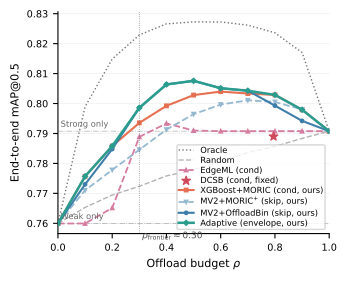

Source code (Python):
"""map_vs_rho.pdf: end-to-end mAP@0.5 vs offload budget rho on PASCAL VOC.

Source: ../data/offloading_results.csv (sweep) and offloading_summary.csv (DCSB).
Adaptive envelope is the per-rho max of skipping (MobileNetV2 + OffloadBin)
and conditioned (XGBoost on MORIC).
Styling: shared figstyle kit via theme.py (colors by meaning, not hue).
"""
import os
import sys
from pathlib import Path

import numpy as np
import pandas as pd
import matplotlib.pyplot as plt

sys.path.insert(0, os.path.dirname(os.path.abspath(__file__)))
import theme as T  # noqa: E402

DATA = Path(__file__).resolve().parent.parent / "data"
df = pd.read_csv(DATA / "offloading_results.csv")
summary = pd.read_csv(DATA / "offloading_summary.csv")

SKIP = "pre|mobilenet_v2|OffloadBin|focal|online_ecdf_calibrated"
SKIP_M = "pre|mobilenet_v2|MORIC+-AP|online_ecdf_calibrated"
COND_X = "post|xgboost|MORIC-AP|online_ecdf_calibrated"
COND_E = "post|edgeml|MORIC-AP|wmse|native_threshold"
ORACLE = "oracle"
RANDOM = "random"


def curve(name):
    sub = df[df["estimator"] == name].sort_values("ratio")
    return sub["ratio"].to_numpy(), sub["mAP"].to_numpy()


rho_skip, map_skip = curve(SKIP)
rho_skim, map_skim = curve(SKIP_M)
rho_xg, map_xg = curve(COND_X)
rho_em, map_em = curve(COND_E)
rho_or, map_or = curve(ORACLE)
rho_rd, map_rd = curve(RANDOM)

# Adaptive envelope: per-rho max(skip, cond-best)
common = np.intersect1d(rho_skip, rho_xg)
env_skip = pd.Series(map_skip, index=rho_skip).reindex(common).to_numpy()
env_xg = pd.Series(map_xg, index=rho_xg).reindex(common).to_numpy()
map_adapt = np.maximum(env_skip, env_xg)
mask = common > 0.05
flips = np.where(np.diff(np.sign(env_skip[mask] - env_xg[mask])) > 0)[0]
rho_frontier = float(common[mask][flips[0] + 1]) if len(flips) else float("nan")
print("per-rho diff (skip - cond):",
      list(zip(common.tolist(), (env_skip - env_xg).round(4).tolist())))

dcsb_peak = float(summary[summary["estimator"].str.startswith("post|dcsb")]["peak_map"].iloc[0])
# DCSB is a fixed binary rule; its native operating point is recorded in the
# upstream threshold-results CSV (actual_ratio, mAP).
DCSB_RHO = 0.7948
DCSB_MAP = dcsb_peak  # 0.7890

WEAK = 0.7599458346862418
STRONG = 0.7907622758810510

fig, ax = plt.subplots(1, 1, figsize=(T.COL, T.COL * 0.8))

# references ------------------------------------------------------------------
ax.plot(rho_or, map_or, color=T.REF, lw=1.0, ls=":", label="Oracle")
ax.plot(rho_rd, map_rd, color=T.REF2, lw=1.0, ls="--", label="Random")
ax.axhline(WEAK, color=T.GUIDE, lw=0.6, ls="-.", alpha=0.6)
ax.text(0.01, WEAK + 0.0015, "Weak only", fontsize=6, color="0.4")
ax.axhline(STRONG, color=T.GUIDE, lw=0.6, ls="-.", alpha=0.6)
ax.text(0.01, STRONG + 0.0015, "Strong only", fontsize=6, color="0.4")

# baselines + our routings ----------------------------------------------------
ax.plot(rho_em, map_em, color=T.EDGEML, lw=1.3, ls="--",
        label="EdgeML (cond)", marker="^", ms=2.5)
ax.scatter([DCSB_RHO], [DCSB_MAP], color=T.DCSB, marker="*", s=40,
           zorder=6, label="DCSB (cond, fixed)")
ax.plot(rho_xg, map_xg, color=T.COND, lw=1.5,
        label="XGBoost+MORIC (cond, ours)", marker="s", ms=2.5)
ax.plot(rho_skim, map_skim, color=T.SKIM, lw=1.3, ls="--",
        label=r"MV2+MORIC$^{+}$ (skip, ours)", marker="v", ms=2.5)
ax.plot(rho_skip, map_skip, color=T.SKIP, lw=1.5,
        label="MV2+OffloadBin (skip, ours)", marker="o", ms=2.5)
ax.plot(common, map_adapt, color=T.ADAPT, lw=1.8,
        label="Adaptive (envelope, ours)", marker="D", ms=2.5, zorder=5)

if not np.isnan(rho_frontier):
    ax.axvline(rho_frontier, color="0.3", lw=0.6, ls=":", alpha=0.7)
    ax.text(rho_frontier + 0.01, WEAK - 0.005,
            rf"$\rho_{{\mathrm{{frontier}}}}{{\approx}}{rho_frontier:.2f}$",
            fontsize=6.5, color="0.3")

ax.set_xlim(0, 1)
ax.set_xlabel(r"Offload budget $\rho$")
ax.set_ylabel("End-to-end mAP@0.5")
ax.grid(axis="y", alpha=0.2, lw=0.5)
ax.legend(loc="lower right", handlelength=1.8, labelspacing=0.2,
          borderpad=0.2, ncol=1, fontsize=6)

fig.tight_layout(pad=0.3)
out = Path(__file__).resolve().parent / "map_vs_rho.pdf"
fig.savefig(out, bbox_inches="tight")
fig.savefig(Path(__file__).resolve().parent / "png" / "map_vs_rho_preview.png",
            dpi=200, bbox_inches="tight")
print(f"wrote {out}")
print(f"rho_frontier (skip overtakes cond) = {rho_frontier:.3f}")
print(f"DCSB peak = {dcsb_peak:.4f}")


def auc_full(rhos, vals):
    return float(np.trapezoid(np.asarray(vals), np.asarray(rhos)))


print("\nAUC of mAP@0.5 over rho in [0, 1]:")
for name, r, v in [
    ("Skipping (MV2 + OffloadBin)", rho_skip, map_skip),
    ("Skipping (MV2 + MORIC+)", rho_skim, map_skim),
    ("Conditioned (XGBoost MORIC)", rho_xg, map_xg),
    ("Conditioned (EdgeML)", rho_em, map_em),
    ("Adaptive envelope", common, map_adapt),
    ("Random", rho_rd, map_rd),
    ("Oracle", rho_or, map_or),
]:
    print(f"  {name:35s} AUC={auc_full(r, v):.4f}  Peak={max(v):.4f}")

out_csv = Path(__file__).resolve().parent.parent / "data" / "adaptive_envelope.csv"
pd.DataFrame({"ratio": common, "mAP": map_adapt}).to_csv(out_csv, index=False)
print(f"wrote {out_csv}")
